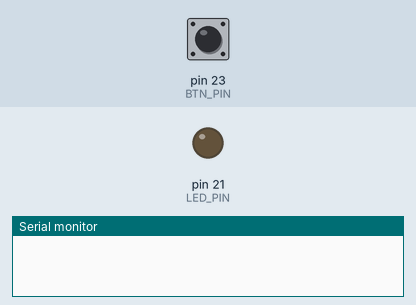
The sketch below on a simulated Arduino Mega 2560, built with avr-gcc and run on an emulated ATmega2560. Shown: output pins drawn as LEDs (lit = HIGH), the last lines printed to the serial monitor. Inputs (shaded band) come from the test bench; at power-on: pin 23 (BTN_PIN) HIGH.

Above: at 1.2 s.
1.3 s: pin 23 (BTN_PIN) pulled LOW for 0.15 s
At 2.0 s:
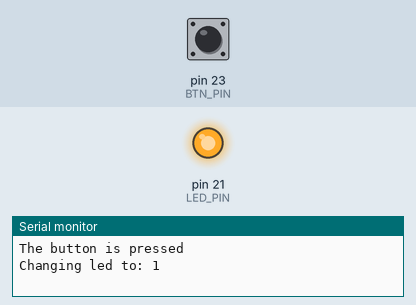
2.9 s: pin 23 (BTN_PIN) pulled LOW for 1 s
At 4.5 s:
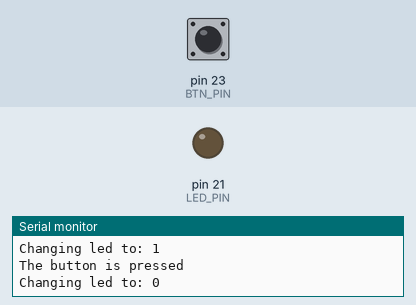
5.4 s: pin 23 (BTN_PIN) pulled LOW for 3.2 s
At 9.3 s:
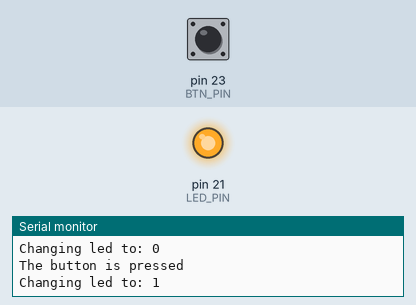
Timing chart, 0 to 10.8 s (numbered marks = the images above; inputs shaded):
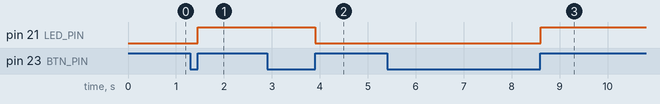

Measured:
- after the input at 1.3 s, pin 21 (LED_PIN): LOW → HIGH after 0.15 s
- after the input at 2.9 s, pin 21 (LED_PIN): HIGH → LOW after 1.0 s
- after the input at 5.4 s, pin 21 (LED_PIN): LOW → HIGH after 3.2 s

The sketch:

Toggle-LED.ino
```cpp
#define LED_PIN 21
#define BTN_PIN 23

int buttonState;
int lastButtonState;
int ledState = LOW;


void setup() {
  Serial.begin(9600);
  pinMode(LED_PIN, OUTPUT);
  pinMode(BTN_PIN, INPUT_PULLUP);
  buttonState = digitalRead(BTN_PIN); // Store the initial button state
}


void loop() {
  lastButtonState = buttonState;         // Store the latest state
  buttonState = digitalRead(BTN_PIN);    // Read it
  if(lastButtonState == LOW && buttonState == HIGH) {   // If btn state change, change the led state
    Serial.println("The button is pressed");
    Serial.println("Changing led to: " + String(!ledState));
    ledState = !ledState;
    digitalWrite(LED_PIN, ledState);
  }
}
```
